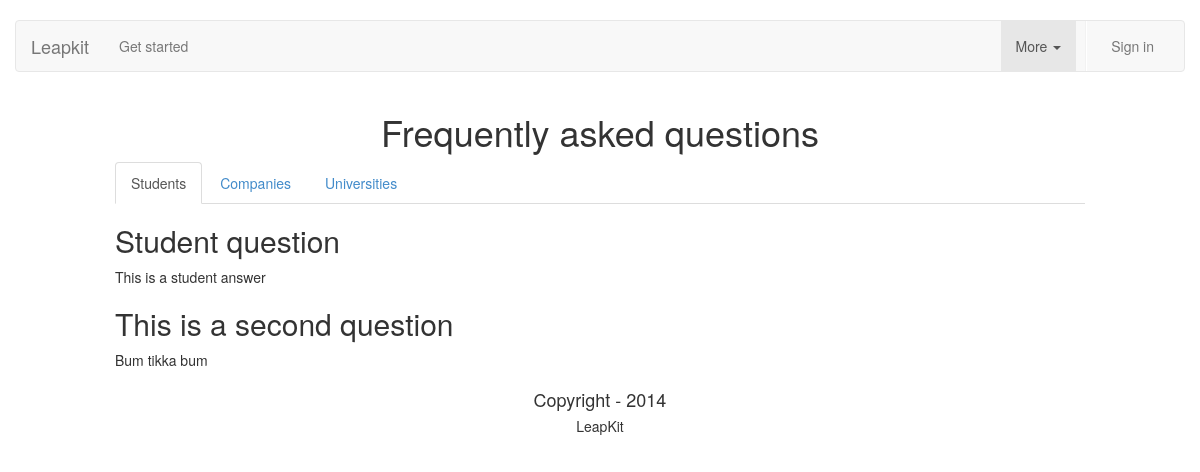
Page /FAQ/ on the committed database.
### root/models.py (models this page shows, shortened)
class Question(models.Model):
	STUDENTS 		= 'S'
	COMPANIES 		= 'C'
	UNIVERSITIES 	= 'U'
	QUESTION_SUBJECT_AREA = (
	    (STUDENTS, 'Students'),
	    (COMPANIES, 'Companies'),
	    (UNIVERSITIES, 'Universities'),
	)
	question 	= models.CharField(max_length=200)
	answer 		= models.TextField()
	subject 	= models.CharField(max_length=1,
                                      choices=QUESTION_SUBJECT_AREA,
                                      default=STUDENTS)
	class Meta:
		ordering = ["subject", "question"]

### root/views.py (the view)
# urls.py: url(r'FAQ/$', views.FAQView.as_view(), name='FAQ'),
class FAQView(generic.ListView):
	model = Question
	template_name = "FAQ.html"

### root/templates/FAQ.html (shortened to what this page needs)
{% extends "_layouts/root_layout.html" %}
{% block more_dropdown %}active{% endblock %}
{% block content %}
	<h1 class="text-center"> Frequently asked questions</h1>
	<div class="row">
		<div class="col-md-10 col-md-offset-1">
			<ul class="nav nav-tabs">
			  	<li class="active"><a href="#students" data-toggle="tab">Students</a></li>
			  	<li><a href="#companies" data-toggle="tab">Companies</a></li>
			  	<li><a href="#universities" data-toggle="tab">Universities</a></li>
			</ul>
			<div class="tab-content">
			  	<div class="tab-pane active" id="students">
			  		{% for question in question_list %}
			  			{% if question.subject == 'S' %}
			  				<h2>{{ question.question}}</h2>
			  				<p>{{question.answer}}</p>
			  			{% endif %}
			  		{% empty %}
			  			<h2>There was no questions for this section</h2>
			  		{% endfor %}
			  	</div>
			</div>
		</div>
	</div>
{% endblock %}

### rows in the picture
Question: question "Student question", answer "This is a student answer"
Question: question "This is a second question", answer "Bum tikka bum"
